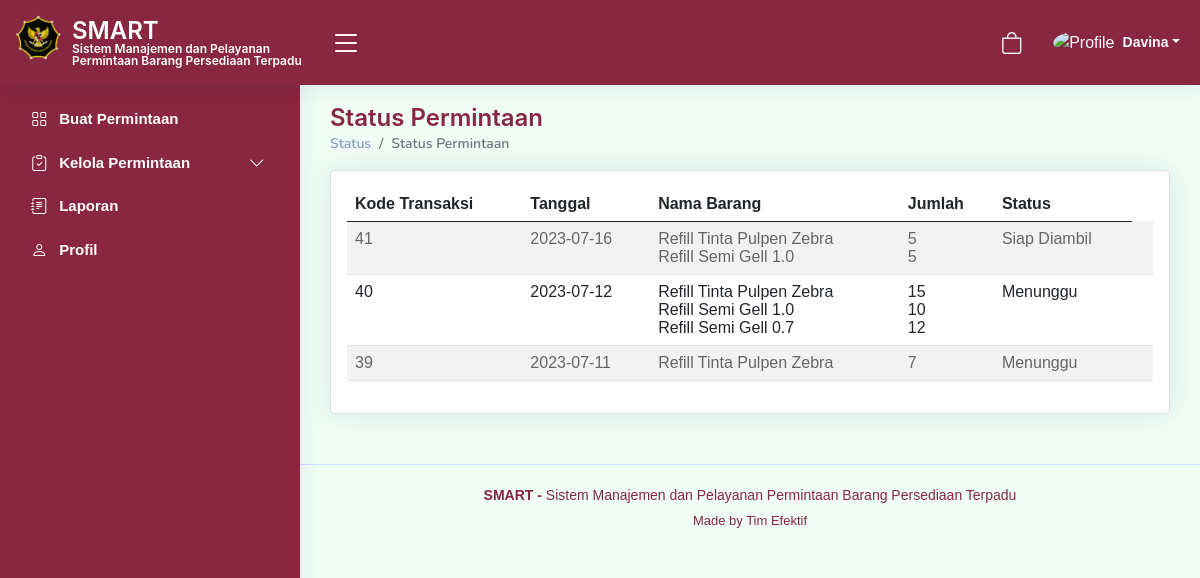
/statusPermintaan.php (signed in), run on the app's committed database.
### tables this page shows
CREATE TABLE `tb_order` (
  `id_transaksi` int(11) NOT NULL,
  `id_user` int(11) NOT NULL,
  `tgl_minta` date NOT NULL,
  `tgl_siap` date DEFAULT NULL,
  `status` varchar(50) NOT NULL DEFAULT 'Menunggu',
  `tgl_ambil` date DEFAULT NULL
);

### statusPermintaan.php (the view, shortened to what this page needs)
<?php
$username = $_SESSION['username'];
$nama_lengkap = $_SESSION['nama_lengkap'];
?>
<!DOCTYPE html>
<html lang="en">
<head>
  <link href="assets/vendor/bootstrap/css/bootstrap.min.css" rel="stylesheet">
  <link href="assets/vendor/bootstrap-icons/bootstrap-icons.css" rel="stylesheet">
  <link href="assets/vendor/boxicons/css/boxicons.min.css" rel="stylesheet">
  <link href="assets/vendor/quill/quill.snow.css" rel="stylesheet">
  <link href="assets/vendor/quill/quill.bubble.css" rel="stylesheet">
  <link href="assets/vendor/remixicon/remixicon.css" rel="stylesheet">
  <link href="assets/vendor/simple-datatables/style.css" rel="stylesheet">
  <link rel="stylesheet" href="https://cdnjs.cloudflare.com/ajax/libs/twitter-bootstrap/5.2.0/css/bootstrap.min.css">
  <link rel="stylesheet" href="https://cdn.datatables.net/1.13.4/css/dataTables.bootstrap5.min.css">
  <link href="https://cdnjs.cloudflare.com/ajax/libs/font-awesome/5.10.0/css/all.min.css" rel="stylesheet">
  <link href="https://cdn.jsdelivr.net/npm/bootstrap-icons@1.4.1/font/bootstrap-icons.css" rel="stylesheet">
  <link href="assets/css/style.css" rel="stylesheet">
  <link href="assets/css/bootstrap.min.css" rel="stylesheet">
</head>
<body>
  <header id="header" class="header fixed-top d-flex align-items-center">
    <div class="d-flex align-items-center justify-content-between">
      <a href="indexUser.php" class="logo d-flex align-items-center">
        <img src="assets/img/logo2.png" alt="">
        <span class="htsimpan">SMART<br>
          <tb class="tbsmart">Sistem Manajemen dan Pelayanan Permintaan Barang Persediaan Terpadu</tb>
        </span>
      </a>
      <i class="bi bi-list toggle-sidebar-btn"></i>
    </div>
    <nav class="header-nav ms-auto">
      <ul class="d-flex align-items-center">
        <li class="nav-item dropdown">
          <a class="nav-link nav-icon" href="permintaanBarang.php">
            <i class="bi bi-bag"></i>
          </a>
        </li>
        <li class="nav-item dropdown pe-3">
          <a class="nav-link nav-profile d-flex align-items-center pe-0" href="#" data-bs-toggle="dropdown">
            <img src="assets/img/profile-img.jpg" alt="Profile" class="rounded-circle">
            <span class="d-none d-md-block dropdown-toggle ps-2"><?php echo $nama_lengkap; ?></span> </a>
        </li>
      </ul>
    </nav>
  </header>
  <aside id="sidebar" class="sidebar">
    <ul class="sidebar-nav" id="sidebar-nav">
      <ul class="sidebar-nav" id="sidebar-nav">
        <li class="nav-item">
          <a class="nav-link " href="indexUser.php">
            <i class="bi bi-grid"></i>
            <span>Buat Permintaan</span>
          </a>
        </li>
        <li class="nav-item">
          <a class="nav-link collapsed" data-bs-target="#tables-nav" data-bs-toggle="collapse" href="#">
            <i class="bi bi-clipboard-check"></i><span>Kelola Permintaan</span><i class="bi bi-chevron-down ms-auto"></i>
          </a>
        </li>
        <li class="nav-item">
          <a class="nav-link collapsed" href="laporan.php">
            <i class="bi bi-journal-text"></i><span>Laporan</span>
          </a>
        </li>
        <li class="nav-item">
          <a class="nav-link collapsed" href="profilUser.php">
            <i class="bi bi-person"></i>
            <span>Profil</span>
          </a>
        </li>
      </ul>
  </aside>
  <main id="main" class="main">
    <div class="pagetitle">
      <h1>Status Permintaan</h1>
      <nav>
        <ol class="breadcrumb">
          <li class="breadcrumb-item"><a href="indexUser.php">Status</a></li>
          <li class="breadcrumb-item active">Status Permintaan</li>
        </ol>
      </nav>
    </div>
    <section class="section">
      <div class="row">
        <div class="col-lg-12">
          <div class="card">
            <div class="card-body">
              <table id="example" class="table table-striped" style="width:100%">
                <thead>
                  <tr>
                    <th>Kode Transaksi</th>
                    <th>Tanggal</th>
                    <th>Nama Barang</th>
                    <th>Jumlah</th>
                    <th>Status</th>
                  </tr>
                </thead>
                <tbody>
                  <?php
                  $con = db_connect();
                  $query = "SELECT tb_order.id_transaksi, GROUP_CONCAT(tb_barang.nama SEPARATOR '<br>') AS nama, tb_order.tgl_minta, GROUP_CONCAT(tb_order_detail.jumlah_minta SEPARATOR '<br>') AS jumlah_minta, tb_order.status
                    FROM tb_order
                    JOIN tb_user ON tb_order.id_user = tb_user.id_user
                    JOIN tb_order_detail ON tb_order.id_transaksi = tb_order_detail.id_transaksi
                    JOIN tb_barang ON tb_order_detail.id_barang = tb_barang.id_barang
                    WHERE tb_user.username = '$username'
                    GROUP BY tb_order.id_transaksi
                    ORDER BY tb_order.id_transaksi DESC";
                  $result = mysqli_query($con, $query);
                  while ($row = mysqli_fetch_assoc($result)) {
                    echo "<tr>";
                    echo "<td>" . $row['id_transaksi'] . "</td>";
                    echo "<td>" . $row['tgl_minta'] . "</td>";
                    echo "<td>" . $row['nama'] . "</td>";
                    echo "<td>" . $row['jumlah_minta'] . "</td>";
                    echo "<td>" . $row['status'] . "</td>";
                    echo "<td>";
                    echo "</td>";
                    echo "</tr>";
                  }
                  ?>
                </tbody>
              </table>
            </div>
          </div>
        </div>
      </div>
    </section>
  </main>
  <footer id="footer" class="footer">
    <div class="copyright">
      <strong> SMART - </strong> <span>Sistem Manajemen dan Pelayanan Permintaan Barang Persediaan Terpadu</span>
    </div>
    <div class="credits">
      Made by <a>Tim Efektif</a>
    </div>
  </footer>
</body>
</html>

### assets/css/style.css (style rules this page uses)
:root { scroll-behavior: smooth; }
body { font-family: "Open Sans", sans-serif; background: #f6f9ff; color: #444444; }
a { color: #892641; text-decoration: none; }
h1, h2, h3, h4, h5, h6 { font-family: "Nunito", sans-serif; }
#main { margin-top: 60px; padding: 20px 30px; transition: all 0.3s; }
.pagetitle { margin-bottom: 10px; }
.pagetitle h1 { font-size: 24px; margin-bottom: 0; font-weight: 600; color: #892641; }
.card { margin-bottom: 30px; border: none; border-radius: 5px; box-shadow: 0px 0 30px rgba(1, 41, 112, 0.1); }
.card-body { padding: 0 20px 20px 20px; }
.breadcrumb { font-size: 14px; font-family: "Nunito", sans-serif; color: #899bbd; font-weight: 600; }
.breadcrumb a { color: #899bbd; transition: 0.3s; }
.breadcrumb .breadcrumb-item::before { color: #899bbd; }
.breadcrumb .active { color: #892641; font-weight: 600; }
.logo { line-height: 1; }
@media (min-width: 1200px) { .logo { width: 300px; } }
.logo img { position: relative; top: -5px; left: -4px; max-height: 45px; margin-right: 7px; }
.logo span { font-size: 24px; font-weight: 600; color: #fff; font-family: "Inter", sans-serif; }
.header { transition: all 0.5s; z-index: 997; height: 85px; box-shadow: 0px 2px 20px rgba(1, 41, 112, 0.1); background-color: #fff; padding-left: 20px; }
.header .toggle-sidebar-btn { font-size: 32px; padding-left: 10px; cursor: pointer; color: #fff; }
.header-nav ul { list-style: none; }
.header-nav > ul { margin: 0; padding: 0; }
.header-nav .nav-link { color: #fff; transition: 0.3; background: #892641; border-radius: 4px; }
.header-nav .nav-icon { font-size: 22px; color: #f6f9ff; margin-right: 24px; position: relative; }
.header-nav .nav-profile { color: #f6f9ff; }
.header-nav .nav-profile img { max-height: 36px; }
.header-nav .nav-profile span { font-size: 14px; font-weight: 600; }
.header-nav .dropdown-toggle { padding-right: 4px; }
.sidebar { position: fixed; top: 80px; left: 0; bottom: 0; width: 300px; z-index: 996; transition: all 0.3s; padding: 20px; overflow-y: auto; scrollbar-width: thin; scrollbar-color: #aab7cf transparent; box-shadow: 0px 0px 20px rgba(1, 41, 112, 0.1); background-color: #fff; }
@media (min-width: 1200px) { #main, #footer { margin-left: 300px; } }
.sidebar-nav { padding: 0; margin: 0; list-style: none; }
.sidebar-nav li { padding: 0; margin: 0; list-style: none; }
.sidebar-nav .nav-item { margin-bottom: 5px; }
.sidebar-nav .nav-link { display: flex; align-items: center; font-size: 15px; font-weight: 600; color: #fff; transition: 0.3; background: #892641; padding: 10px 15px; border-radius: 4px; }
.sidebar-nav .nav-link i { font-size: 16px; color: #fff; padding: 0 12px 0 8px; }
.sidebar-nav .nav-link.collapsed { color: #fff; background: #892641; }
.sidebar-nav .nav-link.collapsed i { color: #fff; }
.sidebar-nav .nav-link .bi-chevron-down { margin-right: 0; transition: transform 0.2s ease-in-out; }
.footer { padding: 20px 0; font-size: 14px; transition: all 0.3s; border-top: 1px solid #cddfff; }
.footer .copyright { text-align: center; color: #892641; }
.footer .credits { padding-top: 5px; text-align: center; font-size: 13px; color: #892641; }

### statusPermintaan.php (style rules this page uses)
.header { background-color: #892641; }
.sidebar { background-color: #892641; }
.tbsmart { font-size: 12px; margin-bottom: 0; font-weight: 600; color: #ffffff; }

### data on the page
tb_order: id_transaksi "41", tgl_minta "2023-07-16", nama "Refill Tinta Pulpen Zebra Refill Semi Gell 1.0", jumlah_minta "5 5", status "Siap Diambil"
tb_order: id_transaksi "40", tgl_minta "2023-07-12", nama "Refill Tinta Pulpen Zebra Refill Semi Gell 1.0 Refill Semi Gell 0.7", jumlah_minta "15 10 12", status "Menunggu"
tb_order: id_transaksi "39", tgl_minta "2023-07-11", nama "Refill Tinta Pulpen Zebra", jumlah_minta "7", status "Menunggu"

### other printed values
$nama_lengkap "Davina"
